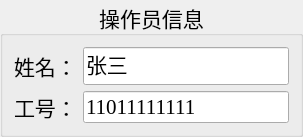
   <widget class="QGroupBox" name="groupBox">
    <property name="geometry">
     <rect>
      <x>10</x>
      <y>5</y>
      <width>303</width>
      <height>101</height>
     </rect>
    </property>
    <property name="font">
     <font>
      <family>幼圆</family>
      <pointsize>16</pointsize>
      <weight>50</weight>
      <bold>false</bold>
     </font>
    </property>
    <property name="title">
     <string>操作员信息</string>
    </property>
    <property name="alignment">
     <set>Qt::AlignCenter</set>
    </property>
    <property name="flat">
     <bool>false</bool>
    </property>
    <property name="checkable">
     <bool>false</bool>
    </property>
    <layout class="QGridLayout" name="gridLayout">
     <item row="0" column="1">
      <widget class="QLineEdit" name="lineEdit_op_name">
       <property name="font">
        <font>
         <family>幼圆</family>
         <pointsize>16</pointsize>
         <weight>50</weight>
         <bold>false</bold>
         <stylestrategy>PreferDefault</stylestrategy>
        </font>
       </property>
       <property name="statusTip">
        <string/>
       </property>
       <property name="inputMethodHints">
        <set>Qt::ImhNone</set>
       </property>
       <property name="inputMask">
        <string notr="true"/>
       </property>
       <property name="text">
        <string>张三</string>
       </property>
       <property name="frame">
        <bool>true</bool>
       </property>
       <property name="clearButtonEnabled">
        <bool>false</bool>
       </property>
      </widget>
     </item>
     <item row="1" column="0">
      <widget class="QLabel" name="label_op_number">
       <property name="font">
        <font>
         <family>幼圆</family>
         <pointsize>16</pointsize>
         <weight>50</weight>
         <bold>false</bold>
        </font>
       </property>
       <property name="text">
        <string>工号：</string>
       </property>
       <property name="textFormat">
        <enum>Qt::AutoText</enum>
       </property>
      </widget>
     </item>
     <item row="1" column="1">
      <widget class="QLineEdit" name="lineEdit_op_number">
       <property name="font">
        <font>
         <family>Times New Roman</family>
         <pointsize>16</pointsize>
         <weight>50</weight>
         <bold>false</bold>
        </font>
       </property>
       <property name="text">
        <string>11011111111</string>
       </property>
      </widget>
     </item>
     <item row="0" column="0">
      <widget class="QLabel" name="label_op_name">
       <property name="font">
        <font>
         <family>幼圆</family>
         <pointsize>16</pointsize>
         <weight>50</weight>
         <bold>false</bold>
        </font>
       </property>
       <property name="text">
        <string>姓名：</string>
       </property>
       <property name="textFormat">
        <enum>Qt::AutoText</enum>
       </property>
      </widget>
     </item>
    </layout>
   </widget>
